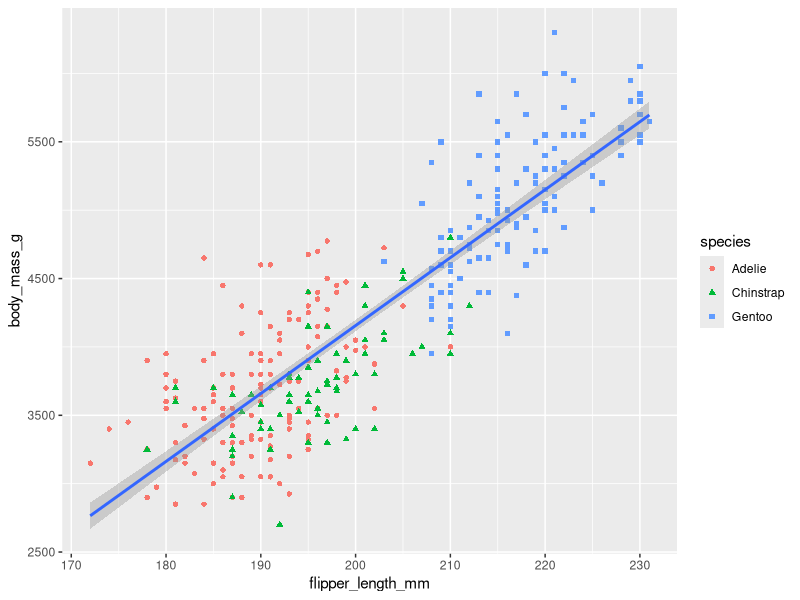
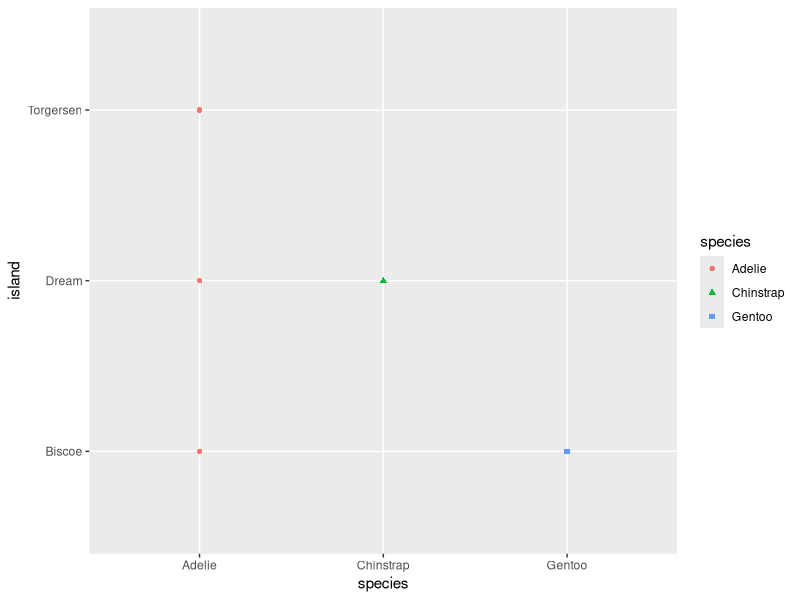

The R script that drew these images, in order:
## ---- chunk 1
library(palmerpenguins)
library(tidyverse)
d=data.frame(penguins)
  ggplot(data=d,mapping = aes(x=flipper_length_mm,y=body_mass_g))+geom_point(mapping = aes(colour=species,shape=species))+geom_smooth(method = lm)
## ---- chunk 2
ggplot(data=d,mapping = aes(x=species,y=island))+geom_point(mapping = aes(colour=species,shape=species))+geom_smooth(method = lm)
